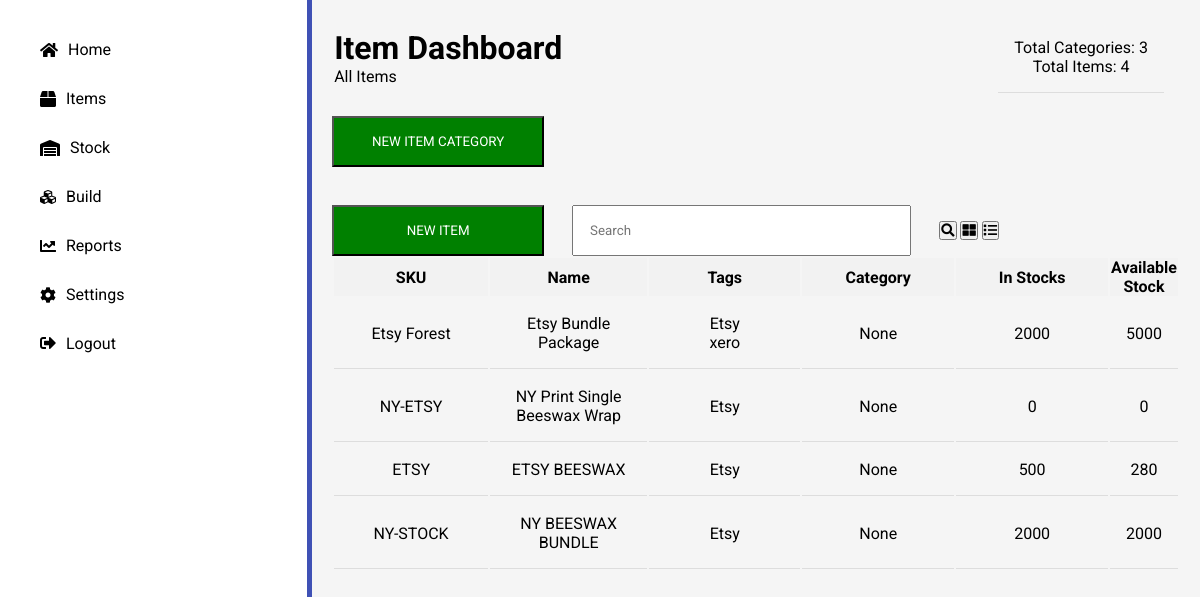
The app's page /home/ (signed in) with its own data.
### kaizentree/models.py (models this page shows)
class Item(models.Model):
    sku = models.CharField(max_length=250, unique=True)
    name = models.CharField(max_length=250)
    tags = models.ManyToManyField(Tag)
    category = models.ManyToManyField(Category)
    in_stock = models.IntegerField()
    available_stock = models.IntegerField()

class Tag(models.Model):
    name = models.CharField(max_length=250)

### kaizentree/views.py (the view)
# urls.py: path('home/', dashboard, name='home'),
@login_required
def dashboard(request):
    items = Item.objects.all()
    category_count = Category.objects.count()
    item_count = Item.objects.count()
    return render(request, 'dashboard.html', {'items': items,'category_count': category_count, 'item_count': item_count})

### templates/dashboard.html (shortened to what this page needs)
<!DOCTYPE html>
<html lang="en">
<head>
    {% load static %}
    <link rel="stylesheet" href="{% static 'kaizentree/dashboard_style.css' %}" >
</head>
<body>
    <div class="container">
      <div class="sidebar">
        <ul class="nav">
          <li class="nav-item"><a href="#"><i class="fas fa-home"></i> Home</a></li>
          <li class="nav-item active"><a href="#"><i class="fas fa-box"></i> Items</a></li>
          <li class="nav-item"><a href="#"><i class="fas fa-warehouse"></i> Stock</a></li>
          <li class="nav-item"><a href="#"><i class="fas fa-cubes"></i> Build</a></li>
          <li class="nav-item"><a href="#"><i class="fas fa-chart-line"></i> Reports</a></li>
          <li class="nav-item"><a href="#"><i class="fas fa-cog"></i> Settings</a></li>
          <li class="nav-item"<button onclick="window.location.href = {% url 'logout' %}"><i class="fas fas fa-sign-out-alt"></i>Logout</button></li>
        </ul>
      </div>
      <div class="main">
        <div class="header">
            <table class=".itemTable">
                <tr>
                   <td lass="item">
                      <h1>Item Dashboard</h1>
                      <p>All Items</p>
                  </td>
                  <td class="item">
                    <div class="stat">
                      <span>Total Categories:</span>
                      <span>{{ category_count }}</span>
                    </div>
                    <div class="stat">
                      <span>Total Items:</span>
                      <span>{{ item_count }}</span>
                    </div>
                  </td>
           </table>
            <br/>
          <div>
            <button class="btn-item-category">NEW ITEM CATEGORY</button>
          </div>
        </div>
        <br/>
        <br/>
        <div class="content">
          <div class="options">
              <button class="btn-item-category">NEW ITEM</button>
              <span class="search">
                  <input type="text" placeholder="Search">
                  <button><i class="fas fa-search"></i></button>
              </span>
            <span class="layout">
              <button><i class="fas fa-th-large"></i></button>
              <button><i class="fas fa-list"></i></button>
            </span>
          </div>
          <table class=".itemTable">
                  <thead>
                      <tr>
                          <th class="tableHeader">SKU</th>
                          <th class="tableHeader">Name</th>
                          <th class="tableHeader">Tags</th>
                          <th class="tableHeader">Category</th>
                          <th class="tableHeader">In Stocks   </th>
                          <th class="tableHeader">Available Stock</th>
                      </tr>
                  </thead>
                  <tbody>
                      {% for item in items %}
                      <tr>
                          <td class="item">{{ item.sku }}</td>
                          <td class="item">{{ item.name }}</td>
                          <td class="item">
                            {% for tag in item.tags.all %}
                                <p>{{ tag.name }}</p>
                            {% endfor %}
                          </td>
                          <td class="item">{{ item.category.name }}</td>
                          <td class="item">{{ item.in_stock }}</td>
                          <td class="item">{{ item.available_stock }}</td>
                      </tr>
                      {% endfor %}
                  </tbody>
              </table>
        </div>
      </div>
    </div>
</body>
</html>

### static/kaizentree/dashboard_style.css (style rules this page uses)
* { font-family: 'Roboto', sans-serif; }
:root { --primary-color: #3f51b5; --secondary-color: #f44336; --background-color: #f5f5f5; --text-color: #212121; --light-text-color: #757575; --white-color: #ffffff; }
* { margin: 0; padding: 0; box-sizing: border-box; }
.container { display: flex; height: 100vh; }
.sidebar { width: 30%; border-right: 5px solid var(--primary-color); }
.nav { list-style: none; padding: 20px; }
.nav-item { margin: 10px 10px; padding:10px; }
.nav-item a { display: flex; align-items: center; color: #000; text-decoration: none; }
.nav-item i { margin-right: 10px; }
.nav-item.active { background-color: rgba(255, 255, 255, 0.1); }
.main { padding:20px; width: 85%; background-color: var(--background-color); overflow-y: auto; }
.item { padding: 16px; text-align: center; border-bottom: 1px solid #ddd; width: calc(100% / 5); }
.tableHeader { background-color: #f2f2f2; }
.btn-item-category { width: 25%; text-align:center; color: white; background-color: green; padding: 16px; }
.search input { margin-left:24px; margin-right:24px; padding: 16px; width:40%; }

### records on screen
Item: sku "Etsy Forest", name "Etsy Bundle Package", category.name "None", in_stock "2000", available_stock "5000"
Tag: name "Etsy"
Tag: name "xero"
Item: sku "NY-ETSY", name "NY Print Single Beeswax Wrap", category.name "None", in_stock "0", available_stock "0"
Item: sku "ETSY", name "ETSY BEESWAX", category.name "None", in_stock "500", available_stock "280"
Item: sku "NY-STOCK", name "NY BEESWAX BUNDLE", category.name "None", in_stock "2000", available_stock "2000"

### other values on screen
{{ category_count }} "3"
{{ item_count }} "4"
